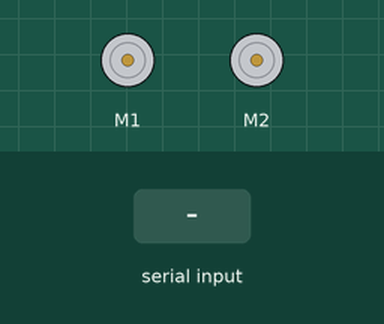
Bench run of a sketch on a simulated Arduino Uno, built with avr-gcc and run on an emulated ATmega328P. On the bench: 2 × DC motor (green arrow = forward, orange = backward, longer = faster). Inputs (shaded band) come from the test bench.

Above: at 1.2 s.
1.3 s: "90,45\n" received over Serial
At 1.8 s:
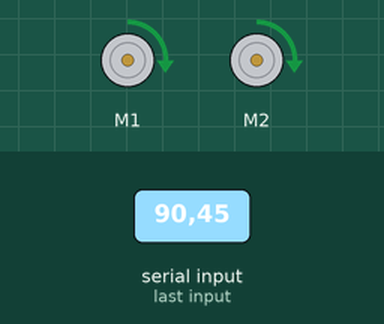
3.8 s: "30,150\n" received over Serial
At 4.6 s:
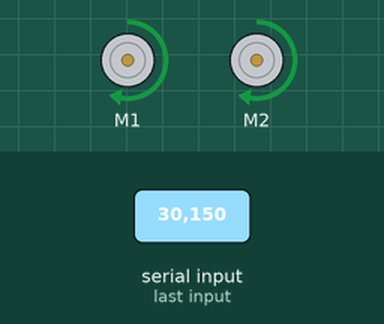
6.3 s: "200\n" received over Serial
At 6.8 s:
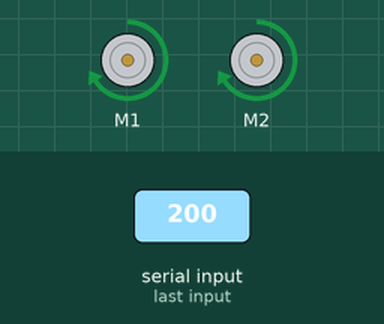
Timing chart, 0 to 9.3 s (numbered marks = the images above; inputs shaded):
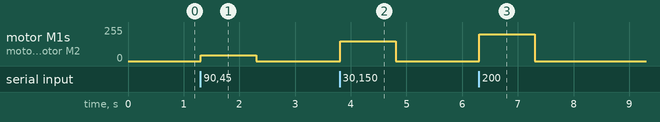

Measured:
- after the input at 1.3 s, motor M1, motor M2: stopped → forward 44/255 at once, → stopped 1.0 s later
- after the input at 3.8 s, motor M1, motor M2: stopped → forward 149/255 at once, → stopped 1.0 s later
- after the input at 6.3 s, motor M1, motor M2: stopped → forward 199/255 at once, → stopped 1.0 s later

The sketch:

RedBot_Serialcontrol.ino
```cpp
#include <RedBot.h>
RedBotMotor motors;
int motorPower;  // variable for setting the drive power
int data;  // variable for holding incoming data from PC to Arduino

void setup(void)
{
  Serial.begin(9600);
}

void loop(void)
{
  // if there is data coming in on the Serial monitor, do something with it.
  if(Serial.available() > 0)
  {
    data = Serial.parseInt();
    data = constrain(data, -255, 255);  // constrain the data to -255 to +255
    motors.drive(data);
  }
}
```
